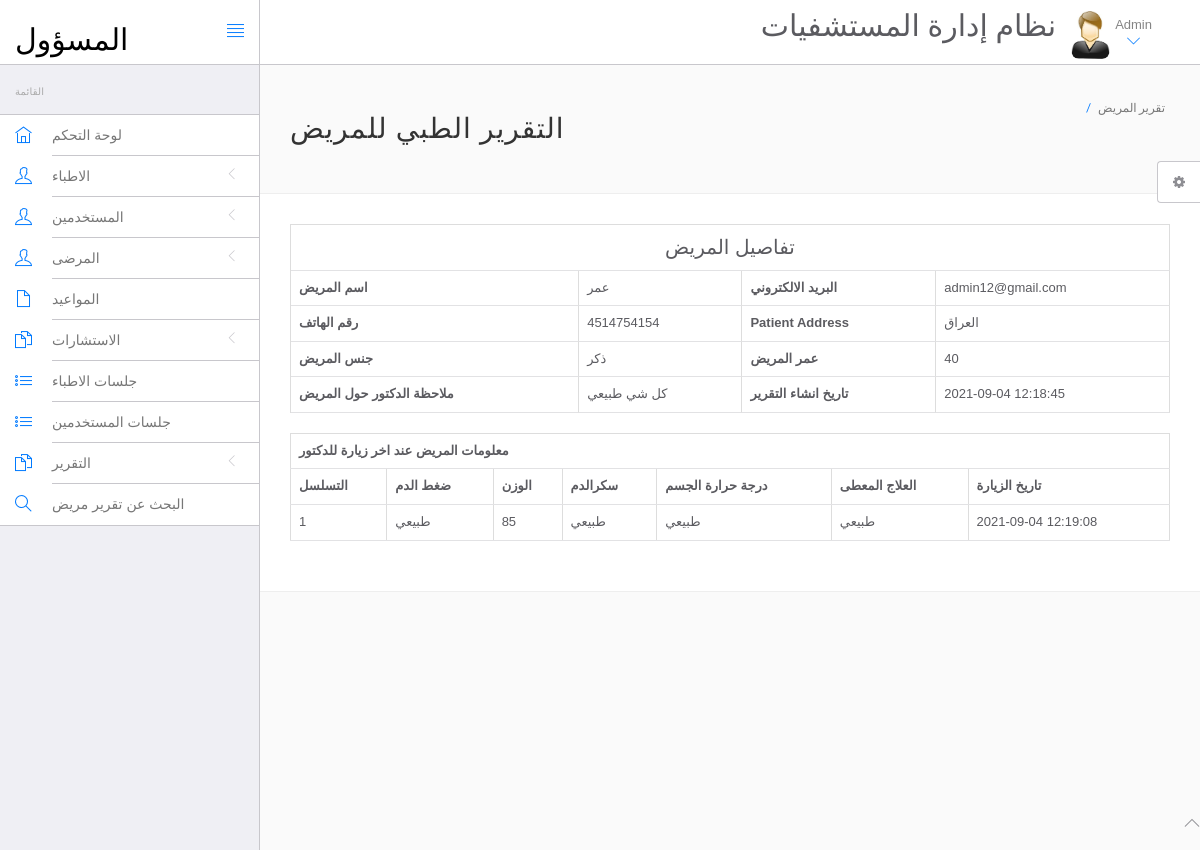
Screenshot of /hms/admin/view-patient.php?viewid=8 (signed in) with the database file from the repository.
### tables this page shows
CREATE TABLE `tblpatient` (
  `ID` int(10) NOT NULL,
  `Docid` int(10) DEFAULT NULL,
  `PatientName` varchar(200) DEFAULT NULL,
  `PatientContno` bigint(10) DEFAULT NULL,
  `PatientEmail` varchar(200) DEFAULT NULL,
  `PatientGender` varchar(50) DEFAULT NULL,
  `PatientAdd` mediumtext DEFAULT NULL,
  `PatientAge` int(10) DEFAULT NULL,
  `PatientMedhis` mediumtext DEFAULT NULL,
  `CreationDate` timestamp NULL DEFAULT current_timestamp(),
  `UpdationDate` timestamp NULL DEFAULT NULL ON UPDATE current_timestamp()
);

CREATE TABLE `tblmedicalhistory` (
  `ID` int(10) NOT NULL,
  `PatientID` int(10) DEFAULT NULL,
  `BloodPressure` varchar(200) DEFAULT NULL,
  `BloodSugar` varchar(200) NOT NULL,
  `Weight` varchar(100) DEFAULT NULL,
  `Temperature` varchar(200) DEFAULT NULL,
  `MedicalPres` mediumtext DEFAULT NULL,
  `CreationDate` timestamp NOT NULL DEFAULT current_timestamp() ON UPDATE current_timestamp()
);

### hms/admin/view-patient.php (the view, shortened to what this page needs)
<?php
include('include/config.php');
?>
<!DOCTYPE html>
<html lang="en">
	<head>
		<link rel="stylesheet" href="vendor/bootstrap/css/bootstrap.min.css">
		<link rel="stylesheet" href="vendor/fontawesome/css/font-awesome.min.css">
		<link rel="stylesheet" href="vendor/themify-icons/themify-icons.min.css">
		<link href="vendor/animate.css/animate.min.css" rel="stylesheet" media="screen">
		<link href="vendor/perfect-scrollbar/perfect-scrollbar.min.css" rel="stylesheet" media="screen">
		<link href="vendor/switchery/switchery.min.css" rel="stylesheet" media="screen">
		<link href="vendor/bootstrap-touchspin/jquery.bootstrap-touchspin.min.css" rel="stylesheet" media="screen">
		<link href="vendor/select2/select2.min.css" rel="stylesheet" media="screen">
		<link href="vendor/bootstrap-datepicker/bootstrap-datepicker3.standalone.min.css" rel="stylesheet" media="screen">
		<link href="vendor/bootstrap-timepicker/bootstrap-timepicker.min.css" rel="stylesheet" media="screen">
		<link rel="stylesheet" href="assets/css/styles.css">
		<link rel="stylesheet" href="assets/css/plugins.css">
		<link rel="stylesheet" href="assets/css/themes/theme-1.css" id="skin_color" />
	</head>
	<body>
		<div id="app">
<?php include('include/sidebar.php');?>
<div class="app-content">
<?php include('include/header.php');?>
<div class="main-content" >
<div class="wrap-content container" id="container">
<section id="page-title">
<div class="row">
<div class="col-sm-8">
<h1 class="mainTitle">التقرير الطبي للمريض</h1>
</div>
<ol class="breadcrumb">
<li class="active">
<span>تقرير المريض</span>
</li>
</ol>
</div>
</section>
<div class="container-fluid container-fullw bg-white">
<div class="row">
<div class="col-md-12">
<?php
                               $vid=$_GET['viewid'];
                               $ret=mysqli_query($con,"select * from tblpatient where ID='$vid'");
$cnt=1;
while ($row=mysqli_fetch_array($ret)) {
                               ?>
<table border="1" class="table table-bordered">
 <tr align="center">
<td colspan="4" style="font-size:20px;color:blue">
تفاصيل المريض</td></tr>
    <tr>
    <th scope>اسم المريض</th>
    <td><?php  echo $row['PatientName'];?></td>
    <th scope>البريد الالكتروني</th>
    <td><?php  echo $row['PatientEmail'];?></td>
  </tr>
  <tr>
    <th scope>رقم الهاتف</th>
    <td><?php  echo $row['PatientContno'];?></td>
    <th>Patient Address</th>
    <td><?php  echo $row['PatientAdd'];?></td>
  </tr>
    <tr>
    <th>جنس المريض</th>
    <td><?php  echo $row['PatientGender'];?></td>
    <th>عمر المريض</th>
    <td><?php  echo $row['PatientAge'];?></td>
  </tr>
  <tr>
    <th>ملاحظة الدكتور حول المريض</th>
    <td><?php  echo $row['PatientMedhis'];?></td>
     <th>تاريخ انشاء التقرير</th>
    <td><?php  echo $row['CreationDate'];?></td>
  </tr>
<?php }?>
</table>
<?php
$ret=mysqli_query($con,"select * from tblmedicalhistory  where PatientID='$vid'");
 ?>
<table id="datatable" class="table table-bordered dt-responsive nowrap" style="border-collapse: collapse; border-spacing: 0; width: 100%;">
  <tr style="text-align:center">
   <th colspan="8" >معلومات المريض عند اخر زيارة للدكتور</th>
  </tr>
  <tr>
    <th>التسلسل</th>
<th>ضغط الدم</th>
<th>الوزن</th>
<th>سكرالدم</th>
<th>درجة حرارة الجسم</th>
<th>العلاج المعطى</th>
<th>تاريخ الزيارة</th>
</tr>
<?php
while ($row=mysqli_fetch_array($ret)) {
  ?>
<tr>
  <td><?php echo $cnt;?></td>
 <td><?php  echo $row['BloodPressure'];?></td>
 <td><?php  echo $row['Weight'];?></td>
 <td><?php  echo $row['BloodSugar'];?></td>
  <td><?php  echo $row['Temperature'];?></td>
  <td><?php  echo $row['MedicalPres'];?></td>
  <td><?php  echo $row['CreationDate'];?></td>
</tr>
<?php $cnt=$cnt+1;} ?>
</table>
</div>
</div>
</div>
</div>
</div>
</div>
</div>
	<?php include('include/footer.php');?>
	<?php include('include/setting.php');?>
	</body>
</html>

### hms/admin/assets/css/themes/theme-1.css (style rules this page uses)
body { background: #FAFAFA; }

### rows the page displays
tblpatient: PatientName "عمر", PatientEmail "admin12@gmail.com", PatientContno "4514754154", PatientAdd "العراق", PatientGender "ذكر", PatientAge "40", PatientMedhis "كل شي طبيعي", CreationDate "2021-09-04 12:18:45"
tblmedicalhistory: BloodPressure "طبيعي", Weight "85", BloodSugar "طبيعي", Temperature "طبيعي", MedicalPres "طبيعي", CreationDate "2021-09-04 12:19:08"
